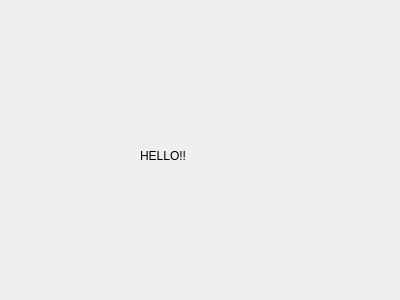
<?xml version="1.0" encoding="UTF-8"?>
<ui version="4.0">
 <class>Dialog</class>
 <widget class="QDialog" name="Dialog">
  <property name="geometry">
   <rect>
    <x>0</x>
    <y>0</y>
    <width>400</width>
    <height>300</height>
   </rect>
  </property>
  <property name="windowTitle">
   <string>Dialog</string>
  </property>
  <widget class="QLabel" name="label">
   <property name="geometry">
    <rect>
     <x>140</x>
     <y>110</y>
     <width>101</width>
     <height>91</height>
    </rect>
   </property>
   <property name="text">
    <string>HELLO!!</string>
   </property>
  </widget>
 </widget>
 <resources/>
 <connections/>
</ui>
